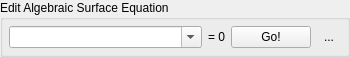
<ui version="4.0" >
 <class>surfaceEquationEditor</class>
 <widget class="QWidget" name="surfaceEquationEditor" >
  <property name="geometry" >
   <rect>
    <x>0</x>
    <y>0</y>
    <width>350</width>
    <height>54</height>
   </rect>
  </property>
  <property name="windowTitle" >
   <string>Form</string>
  </property>
  <layout class="QVBoxLayout" >
   <property name="margin" >
    <number>0</number>
   </property>
   <property name="spacing" >
    <number>6</number>
   </property>
   <item>
    <widget class="QGroupBox" name="groupBox" >
     <property name="sizePolicy" >
      <sizepolicy>
       <hsizetype>13</hsizetype>
       <vsizetype>4</vsizetype>
       <horstretch>0</horstretch>
       <verstretch>0</verstretch>
      </sizepolicy>
     </property>
     <property name="toolTip" >
      <string/>
     </property>
     <property name="layoutDirection" >
      <enum>Qt::LeftToRight</enum>
     </property>
     <property name="title" >
      <string>Edit Algebraic Surface Equation</string>
     </property>
     <property name="flat" >
      <bool>false</bool>
     </property>
     <property name="checkable" >
      <bool>false</bool>
     </property>
     <layout class="QHBoxLayout" >
      <property name="margin" >
       <number>6</number>
      </property>
      <property name="spacing" >
       <number>6</number>
      </property>
      <item>
       <widget class="QComboBox" name="surfaceEquation" >
        <property name="sizePolicy" >
         <sizepolicy>
          <hsizetype>7</hsizetype>
          <vsizetype>0</vsizetype>
          <horstretch>0</horstretch>
          <verstretch>0</verstretch>
         </sizepolicy>
        </property>
        <property name="editable" >
         <bool>true</bool>
        </property>
       </widget>
      </item>
      <item>
       <widget class="QLabel" name="label" >
        <property name="sizePolicy" >
         <sizepolicy>
          <hsizetype>5</hsizetype>
          <vsizetype>0</vsizetype>
          <horstretch>0</horstretch>
          <verstretch>0</verstretch>
         </sizepolicy>
        </property>
        <property name="maximumSize" >
         <size>
          <width>16777215</width>
          <height>61</height>
         </size>
        </property>
        <property name="text" >
         <string>= 0</string>
        </property>
       </widget>
      </item>
      <item>
       <widget class="QPushButton" name="surfaceEquationOkButton" >
        <property name="toolTip" >
         <string>Process this surface.</string>
        </property>
        <property name="text" >
         <string>Go!</string>
        </property>
       </widget>
      </item>
      <item>
       <widget class="QToolButton" name="helpButton" >
        <property name="toolTip" >
         <string>Display help. (F1)</string>
        </property>
        <property name="text" >
         <string>...</string>
        </property>
        <property name="icon" >
         <iconset resource="resource.qrc" >:/resources/help.png</iconset>
        </property>
        <property name="iconSize" >
         <size>
          <width>16</width>
          <height>16</height>
         </size>
        </property>
        <property name="autoRaise" >
         <bool>true</bool>
        </property>
       </widget>
      </item>
     </layout>
    </widget>
   </item>
  </layout>
 </widget>
 <tabstops>
  <tabstop>surfaceEquation</tabstop>
  <tabstop>surfaceEquationOkButton</tabstop>
 </tabstops>
 <resources>
  <include location="resource.qrc" />
 </resources>
 <connections>
  <connection>
   <sender>surfaceEquation</sender>
   <signal>activated(int)</signal>
   <receiver>surfaceEquationOkButton</receiver>
   <slot>animateClick()</slot>
   <hints>
    <hint type="sourcelabel" >
     <x>174</x>
     <y>36</y>
    </hint>
    <hint type="destinationlabel" >
     <x>299</x>
     <y>40</y>
    </hint>
   </hints>
  </connection>
 </connections>
</ui>
